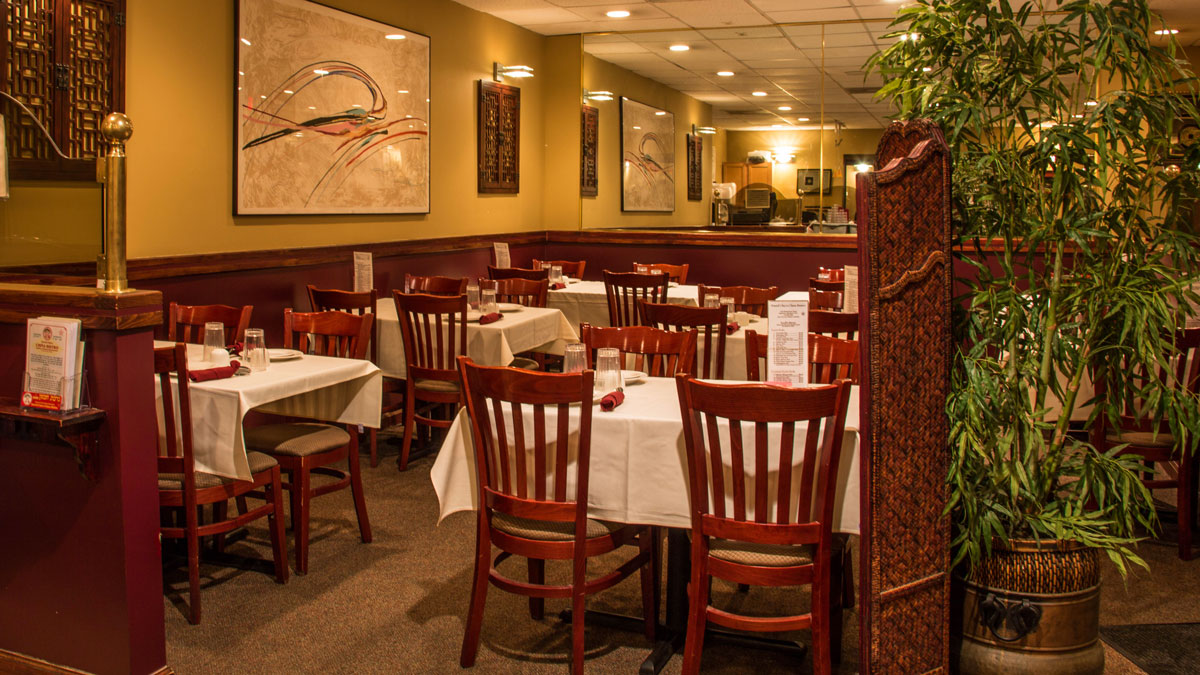
#> input picture mod5solution/images/jumbotron_1200.jpg, 1200 x 675 px
$ python -i analysis.py   (imports and definitions only)
#> lines starting #> are read from the running program, lines starting #| are printed output that depends on the picture
#> further down, picture is the input picture: shape (675, 1200, 3); mean B, G, R 30.8, 67.6, 113.3
import cv2
import numpy as np


# [24 lines left out: functions calculate_mse, calculate_psnr, not called in this run]


def detect_edges(image):
    """
    Detect edges using the Canny edge detector.
    """
    gray = cv2.cvtColor(image, cv2.COLOR_BGR2GRAY)
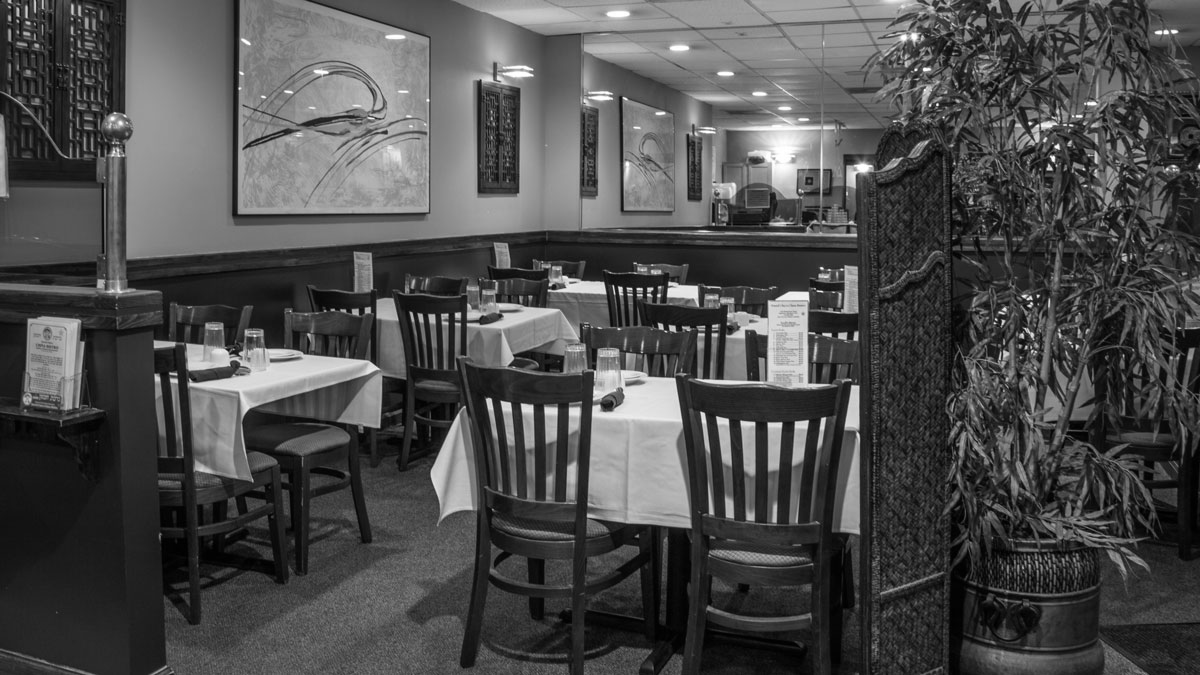
#> gray: shape (675, 1200); min 0, max 255, mean 77

    edges = cv2.Canny(gray, 100, 200)
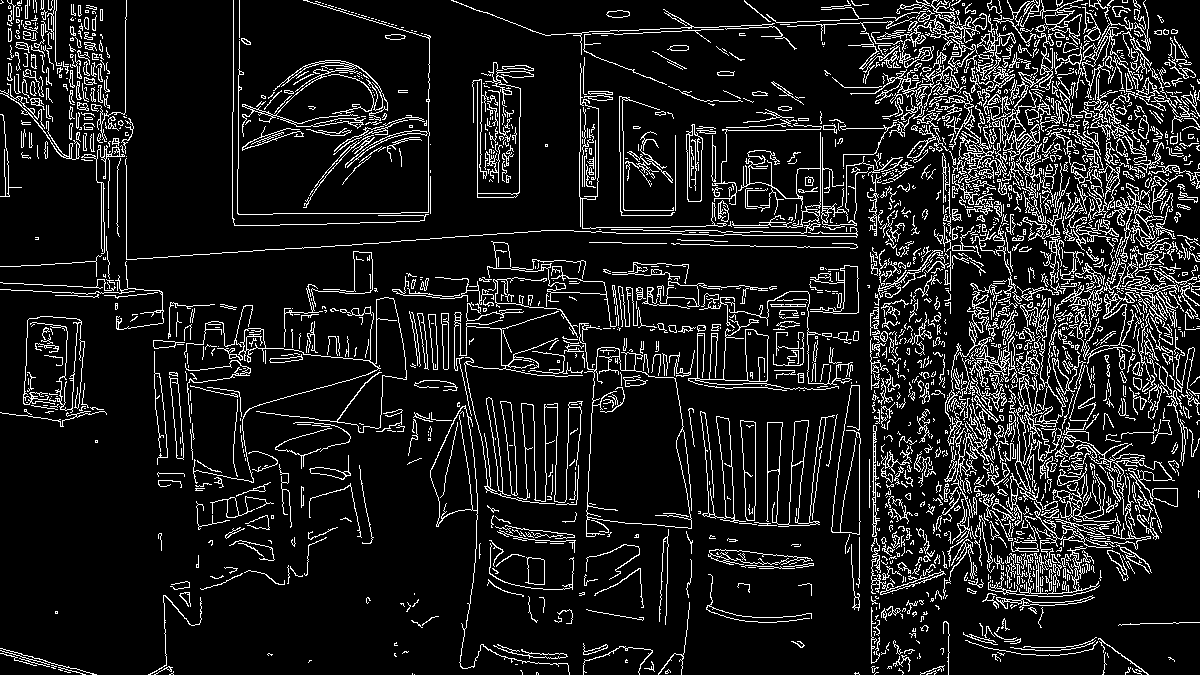
#> edges: shape (675, 1200); 11.4% white in thin lines or dots

    return edges


# [7 lines left out: function calculate_edge_count, not called in this run]


def analyze_regions(image):
    """
    Analyze connected regions in the image.
    """
    edges = detect_edges(image)

    # Convert edges into a binary image
    binary = cv2.threshold(
        edges,
        0,
        255,
        cv2.THRESH_BINARY
    )[1]

    # Find connected components
    num_labels, labels, stats, centroids = cv2.connectedComponentsWithStats(
        binary,
        connectivity=8
    )
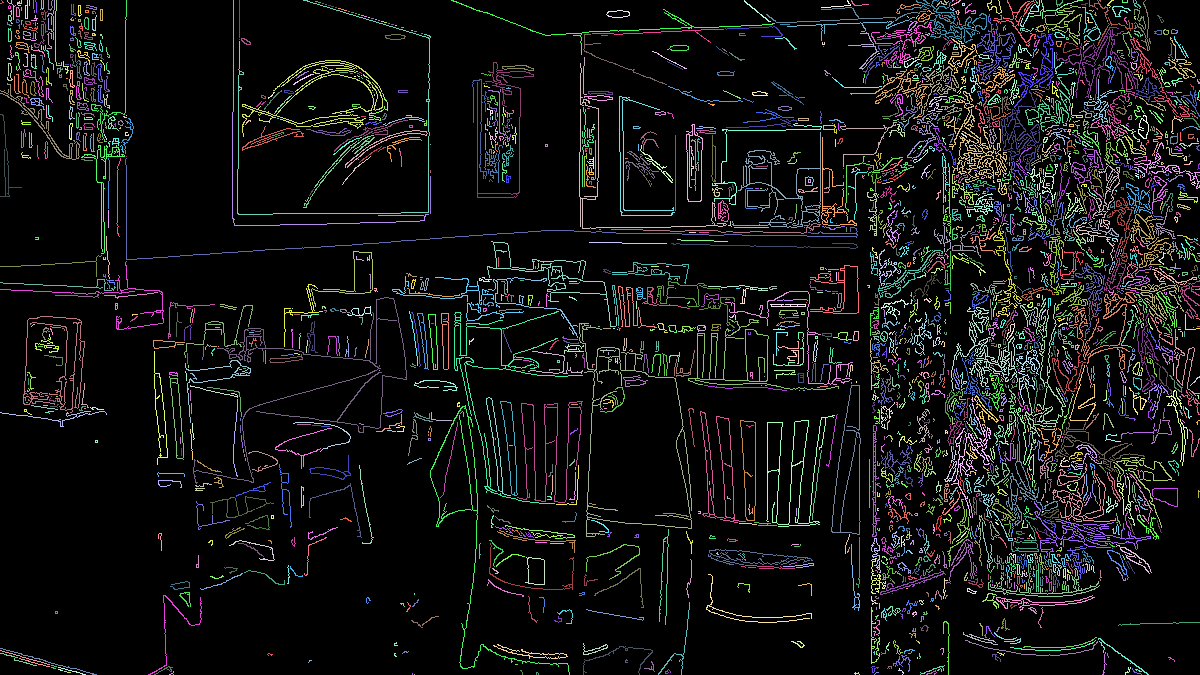
#> labels: shape (675, 1200) int32; 2201 distinct labels, from 0 to 2200; one colour per label, 0 black
#> num_labels = 2201; stats = 2201 rows, first 6: [0, 0, 1200, 675, 717458], [0, 0, 4, 4, 6], [7, 0, 9, 20, 27], [17, 0, 5, 6, 16], [25, 0, 3, 19, 35], [29, 0, 1, 6, 6]; centroids = 2201 pairs, first value 1.5 to 1199, second value 0 to 674

    # Ignore the background
    region_count = max(0, num_labels - 1)
#> region_count = 2200

    return region_count


# [15 lines left out: function analyze_segmentation, not called in this run]

>>> import cv2
>>> picture = cv2.imread('mod5solution/images/jumbotron_1200.jpg')
>>> result = analyze_regions(picture)
#> result = 2200

$ run again, on mod5solution/images/menu-tile.jpg
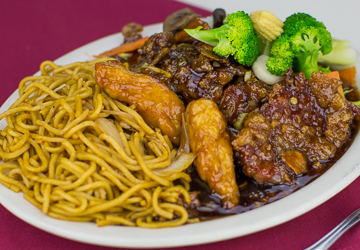
#> input picture mod5solution/images/menu-tile.jpg, 360 x 250 px
#> picture is the input picture: shape (250, 360, 3); mean B, G, R 64.8, 112.7, 152.3
#> in detect_edges, `edges = cv2.Canny(gray, 100, 200)`:
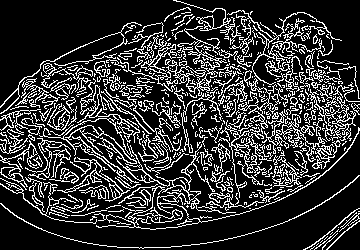
#> edges: shape (250, 360); 20.7% white in thin lines or dots
#> in analyze_regions, `num_labels, labels, stats, centroids = cv2.connectedComponentsWithStat..`:
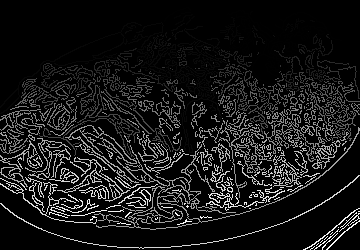
#> labels: shape (250, 360) int32; min 0, max 428, mean 40.4; drawn with min black and max white
#> num_labels = 429; stats = 429 rows, first 6: [0, 0, 360, 250, 71347], [173, 0, 58, 31, 195], [164, 7, 27, 15, 39], [227, 10, 115, 75, 934], [250, 11, 3, 4, 6], [181, 12, 10, 2, 10]; centroids = 429 pairs, first value 4 to 358.5, second value 12.17 to 247.6
#> region_count = 428
